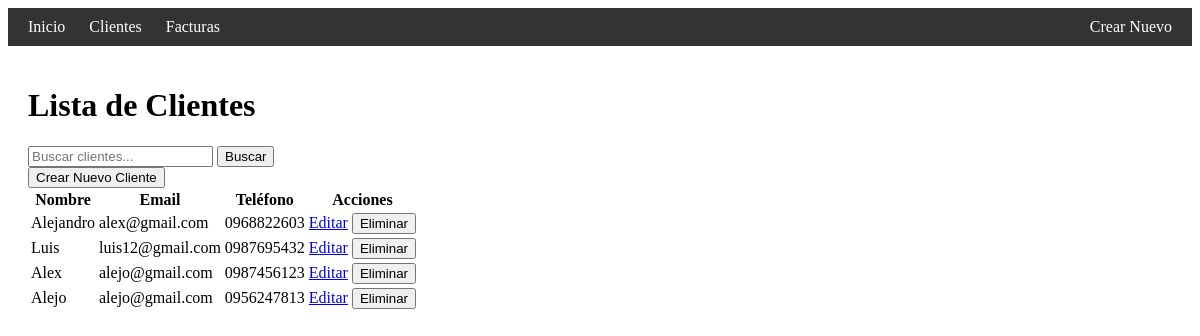
Before: /clientes with the older database file.
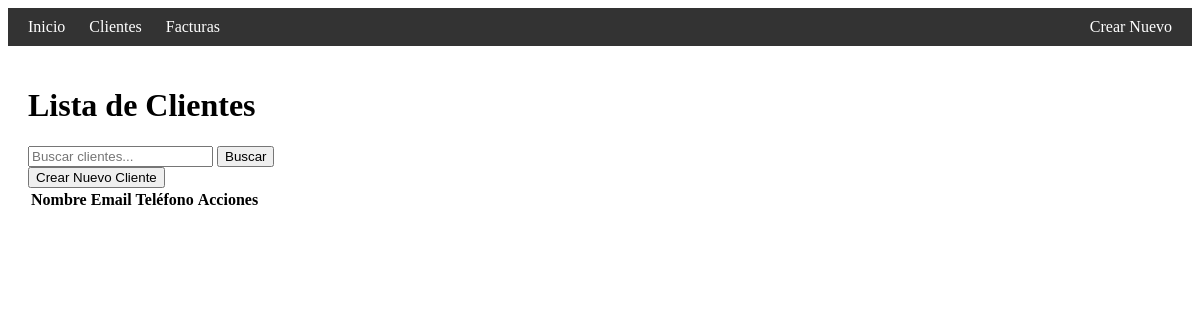
After: the same page with the newer database file.
### app.py (models this page shows)
class Cliente(db.Model):
    id = db.Column(db.Integer, primary_key=True)
    nombre = db.Column(db.String(100), nullable=False)
    email = db.Column(db.String(100), nullable=False)
    telefono = db.Column(db.String(10), nullable=False)

### app.py (the view)
@app.route('/clientes', methods=['GET'])
def listar_clientes():
    query = request.args.get('q')
    if query:
        clientes = Cliente.query.filter(
            (Cliente.nombre.like(f'%{query}%')) |
            (Cliente.email.like(f'%{query}%'))
        ).all()
    else:
        clientes = Cliente.query.all()
    return render_template('clientes.html', clientes=clientes)

### templates/clientes.html
{% extends 'base.html' %}
{% block content %}
<h1>Lista de Clientes</h1>
<form method="get" action="{{ url_for('listar_clientes') }}">
    <input type="text" name="q" placeholder="Buscar clientes...">
    <button type="submit">Buscar</button>
</form>
<a href="{{ url_for('nuevo_cliente') }}">
    <button>Crear Nuevo Cliente</button>
</a>
<table>
    <tr>
        <th>Nombre</th>
        <th>Email</th>
        <th>Teléfono</th>
        <th>Acciones</th>
    </tr>
    {% for cliente in clientes %}
    <tr>
        <td>{{ cliente.nombre }}</td>
        <td>{{ cliente.email }}</td>
        <td>{{ cliente.telefono }}</td>
        <td>
            <a href="{{ url_for('editar_cliente', id=cliente.id) }}">Editar</a>
            <form action="{{ url_for('eliminar_cliente', id=cliente.id) }}" method="POST" style="display:inline;">
                <button type="submit">Eliminar</button>
            </form>
        </td>
    </tr>
    {% endfor %}
</table>
{% endblock %}

### templates/base.html (shortened to what this page needs)
<!DOCTYPE html>
<html lang="en">
<head>
</head>
<body>
    <nav>
        <div>
            <a href="{{ url_for('bienvenida') }}">Inicio</a>
            <a href="{{ url_for('listar_clientes') }}">Clientes</a>
            <a href="{{ url_for('listar_facturas') }}">Facturas</a>
        </div>
        <div>
            <div class="dropdown">
                <a href="#">Crear Nuevo</a>
            </div>
        </div>
    </nav>
    <div class="container">
        {% block content %}
        {% endblock %}
    </div>
</body>
</html>

### templates/base.html (style rules this page uses)
nav { background-color: #333; color: #fff; padding: 10px; display: flex; justify-content: space-between; }
nav a { color: #fff; text-decoration: none; padding: 0 10px; }
.container { padding: 20px; }
.dropdown { position: relative; display: inline-block; }

Changed rows visible on the page:
removed Cliente: nombre "Alejandro", email "alex@gmail.com", telefono "0968822603"
removed Cliente: nombre "Luis", email "luis12@gmail.com", telefono "0987695432"
removed Cliente: nombre "Alex", email "alejo@gmail.com", telefono "0987456123"
removed Cliente: nombre "Alejo", email "alejo@gmail.com", telefono "0956247813"
